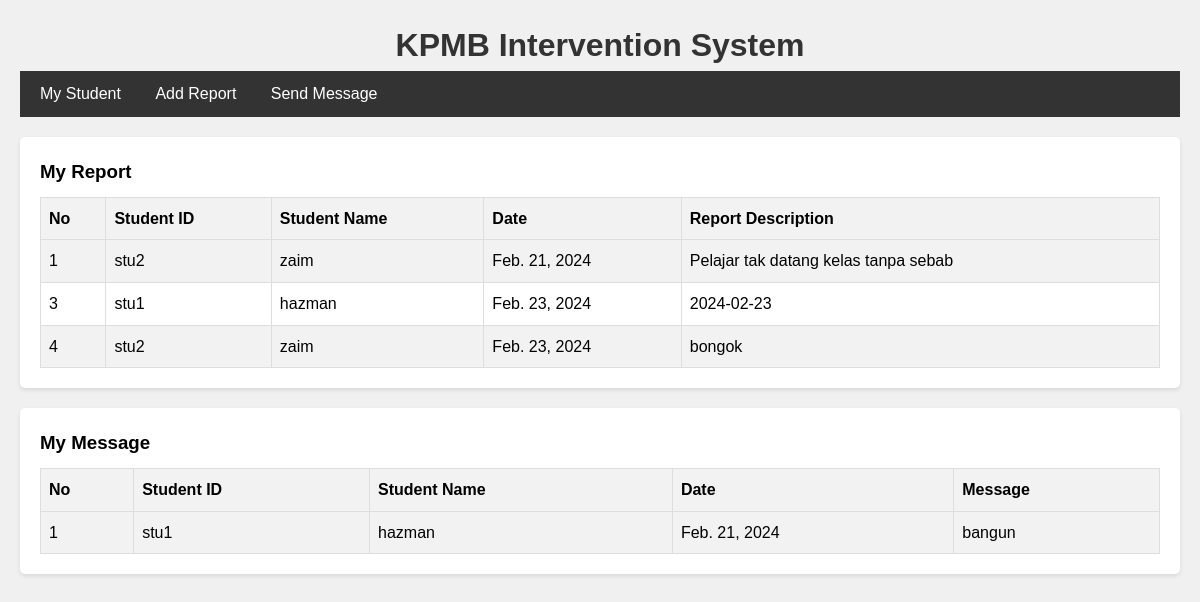
Screenshot of /mainpage/lect1 with the database file from the repository.
### intervkpmb/models.py (models this page shows)
class Report(models.Model):
    student = models.ForeignKey(Student, on_delete=models.CASCADE)
    mentor = models.ForeignKey(Lecturer, on_delete=models.CASCADE)
    date = models.DateField(auto_now_add=True)
    reportText = models.TextField()

class Student(models.Model):
    stuId = models.CharField(max_length=5, primary_key=True)
    stuName = models.CharField(max_length=200)  # Changed TextField to CharField for consistency
    stuLec = models.ForeignKey(Lecturer, on_delete=models.CASCADE)
    stuPass = models.CharField(blank=True , null=True,max_length=15)

class Message(models.Model):
    student = models.ForeignKey(Student, on_delete=models.CASCADE)
    mentor = models.ForeignKey(Lecturer, on_delete=models.CASCADE)
    date = models.DateField(auto_now_add=True)
    messageText = models.TextField()

### intervkpmb/views.py (the view)
# urls.py: path("mainpage/<str:lectID>", views.mainpage, name="mainpage"),
def mainpage(request, lectID):
    lect = Lecturer.objects.get(lectId=lectID)
    stu = Student.objects.get(stuLec=lect)
    allstu = Student.objects.all().values
    repo = Report.objects.filter(mentor=lectID)
    message = Message.objects.filter(mentor=lectID)
    obj = {
            'lecturer':lect,
            'student':stu,
            'students':allstu,
            'report':repo,
            'message':message,
        }
    return render(request, 'index.html', obj)

### intervkpmb/templates/index.html (shortened to what this page needs)
<!DOCTYPE html>
<html lang="en">
<head>
</head>
<body>
    <h1>KPMB Intervention System</h1>
    <nav>
        <a href="{% url 'mystudent' lecturer.lectId%}">My Student</a>
        <a href="{%url 'reportpage' lecturer.lectId%}">Add Report</a>
        <a href="">Send Message</a>
    </nav>
    <main>
        <div>
            <h3>My Report</h3>
            <table>
                <tr>
                    <th>No</th>
                    <th>Student ID</th>
                    <th>Student Name</th>
                    <th>Date</th>
                    <th>Report Description</th>
                </tr>
                {% for i in report%}
                <tr>
                    <td>{{i.id}}</td>
                    {% for student in students%}
                    {% if student.stuId == i.student.stuId%}
                    <td>{{student.stuId}}</td>
                    <td>{{student.stuName}}</td>
                    {% endif%}
                    {%endfor%}
                    <td>{{i.date}}</td>
                    <td>{{i.reportText}}</td>
                </tr>
                {%endfor%}
            </table>
        </div>
        <div>
            <h3>My Message</h3>
            <table>
                <tr>
                    <th>No</th>
                    <th>Student ID</th>
                    <th>Student Name</th>
                    <th>Date</th>
                    <th>Message</th>
                </tr>
                {% for i in message%}
                <tr>
                    <td>{{i.id}}</td>
                    <td>{{student.stuId}}</td>
                    <td>{{student.stuName}}</td>
                    <td>{{i.date}}</td>
                    <td>{{i.messageText}}</td>
                </tr>
                {%endfor%}
            </table>
        </div>
    </main>
</body>
</html>

### intervkpmb/templates/index.html (style rules this page uses)
body, h1, h3, p, ul, li, table, th, td { margin: 0; padding: 0; }
body { font-family: Arial, sans-serif; line-height: 1.6; background-color: #f0f0f0; padding: 20px; }
h1 { color: #333; text-align: center; }
nav { background-color: #333; padding: 10px; }
nav a { color: #fff; text-decoration: none; padding: 5px 10px; margin-right: 10px; }
main { display: flex; flex-direction: column; margin-top: 20px; }
div { background-color: #fff; padding: 20px; margin-bottom: 20px; border-radius: 5px; box-shadow: 0 2px 4px rgba(0, 0, 0, 0.1); }
table { width: 100%; border-collapse: collapse; margin-top: 10px; }
th, td { border: 1px solid #ddd; padding: 8px; text-align: left; }
th { background-color: #f2f2f2; }
tr:nth-child(even) { background-color: #f2f2f2; }

### rows the page displays
Report: id "1", date "Feb. 21, 2024", reportText "Pelajar tak datang kelas tanpa sebab"
Student: stuId "stu2", stuName "zaim"
Report: id "3", date "Feb. 23, 2024", reportText "2024-02-23"
Student: stuId "stu1", stuName "hazman"
Report: id "4", date "Feb. 23, 2024", reportText "bongok"
Message: id "1", date "Feb. 21, 2024", messageText "bangun"
